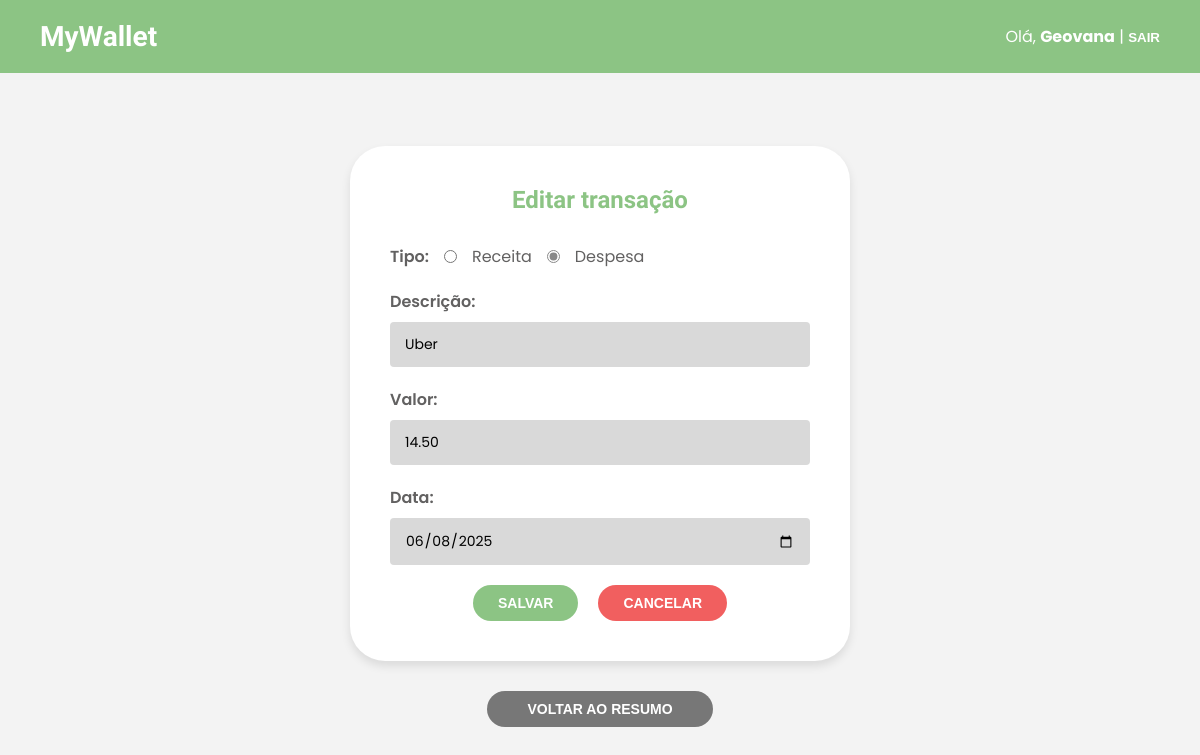
The page /editar-transacao?id=6 (signed in) on the database its author committed.
### tables this page shows
CREATE TABLE `tipo_transacao` (
  `id` int(11) NOT NULL,
  `tipo` varchar(80) NOT NULL
);

CREATE TABLE `transacoes` (
  `id` int(11) NOT NULL,
  `tipo` int(11) NOT NULL,
  `data` datetime NOT NULL,
  `descricao` varchar(120) NOT NULL,
  `valor` decimal(10,2) NOT NULL,
  `id_usuario` int(11) NOT NULL
);

### Controllers/myWalletController.php (called while the page is built, shortened)
<?php
    class myWalletController {
        private $db;
        public function __construct()
        {
            $this->db = Conexao::getInstancia();
        }
        public function alterarTransacao() {
            $tipoDAO = new Tipo_transacaoDAO($this->db);
            $dashboardDAO = new DashboardDAO($this->db);
            $ret = $tipoDAO->mostrarTipos();
            if($_SERVER["REQUEST_METHOD"] == "POST") {
                $usuario = new Usuarios($_SESSION['usuario']->id);
                $transacao = new Transacao($_POST["id"] ?? 0, $_POST["tipo"] ?? 0, $_POST["data"], $_POST["descricao"], $_POST["valor"] == '' ? 0 : $_POST["valor"], $usuario->getId());
                $valido = true;
                if(empty($transacao->id_tipo) || $transacao->id_tipo <= 0) {
                    $msg[0] = "Selecione o tipo da transação.";
                    $valido = false;
                } else {
                    $msg[0] = "";
                }
                if(empty($transacao->data)) {
                    $msg[1] = "Insira a data em que foi feita a transação.";
                    $valido = false;
                } else {
                    $msg[1] = "";
                }
                if(empty($transacao->descricao)) {
                    $msg[2] = "Insira a descrição.";
                    $valido = false;
                } else {
                    $msg[2] = "";
                }
                if(empty($transacao->valor) || $transacao->valor <= 0) {
                    $msg[3] = "Insira o valor da transação. Ele deve ser maior que R$ 0,00.";
                    $valido = false;
                } else {
                    $msg[3] = "";
                }
                if($valido) {
                    $dashboardDAO = new DashboardDAO($this->db);
                    $dashboardDAO->alterarTransacao($transacao);
                    header("Location: dashboard");
                }
            } else if($_SERVER["REQUEST_METHOD"] == "GET") {
                $formData = $dashboardDAO->buscarPorId($_GET["id"]);
                $formData->data = date("Y-m-d", strtotime($formData->data));
            }
            require_once "Views/edit_transacao.php";
        }
    }
?>

### index.php (called while the page is built, shortened)
<?php
	require_once "rotas.php";
	$uri = parse_url($_SERVER["REQUEST_URI"])["path"];
	$uri = substr($uri, strpos($uri,'/',1));
	$route->verificar_rota($_SERVER["REQUEST_METHOD"],$uri);
?>

### Conexao/conexao.php (called while the page is built, shortened)
<?php
   class Conexao
    {
        private static $conexao;
        public static function getInstancia()
        {
            if(empty(self::$conexao)){
                $parametros = 'mysql:host=localhost;dbname=myWallet;charset=utf8mb4';
                try
                {
                    self::$conexao = new PDO($parametros, 'root', '');
                }
                catch(PDOException $e)
                {
                    echo "Problema ao estabeler a conexão com o banco.";
                    die();
                }
            }
            return self::$conexao;
        }
    }
?>

### Models/DAO/tipo_transacaoDAO.php (called while the page is built, shortened)
<?php
    class Tipo_transacaoDAO {
        public function mostrarTipos() {
            $sql = "SELECT * FROM tipo_transacao";
            try {
                $stm = $this->db->prepare($sql);
                $stm->execute();
                return $stm->fetchAll(PDO::FETCH_OBJ);
            } catch (PDOException $e) {
                echo "Erro ao buscar tipos" . $e->getMessage();
            }
        }
    }
?>

### Models/DAO/dashboardDAO.php (called while the page is built, shortened)
<?php
    class DashboardDAO {
        public function buscarPorId(int $id) {
                $sql = "SELECT * FROM transacoes WHERE id = ?";
                try {
                    $stm = $this->db->prepare($sql);
                    $stm->bindValue(1, $id, PDO::PARAM_INT);
                    $stm->execute();
                    return $stm->fetch(PDO::FETCH_OBJ);
                } catch (PDOException $e) {
                    echo "Erro ao buscar usuário." . $e->getMessage();
                    $this->db = null;
                    die();
                }
        }
    }
?>

### Views/edit_transacao.php (the view, shortened to what this page needs)
<?php
  $nome = $_SESSION['usuario']->nome;
?>
<!DOCTYPE html>
<html lang="pt-br">
<head>
  <link rel="stylesheet" href="CSS/edit_transacao.css" />
</head>
<body>
  <header>
    <h1><a href="dashboard">MyWallet</a></h1>
    <span>Olá, <strong><?= htmlspecialchars($nome) ?></strong> | <button id="btn-sair">SAIR</button>
  </header>
  <main>
    <div class="form-box">
      <h2>Editar transação</h2>
      <form action="editar-transacao" method="post">
        <div class="form-inline">
          <label for="tipo">Tipo:</label>
          <?php
            foreach($ret as $dados) {
              $idRadio = 'tipo_' . $dados->id;
              $checked = (isset($formData->tipo) && $formData->tipo == $dados->id) ? 'checked' : '';
              echo "<input type='radio' name='tipo' id='{$idRadio}' value='{$dados->id}' $checked>
              <label for='tipo' class='radio-label'>{$dados->tipo}</label>
              ";
            }
          ?>
        </div>
        <div class="form-group">
          <label for="descricao">Descrição:</label>
          <input type="text" id="descricao" name="descricao" value="<?= htmlspecialchars($formData->descricao  ?? '') ?>" placeholder="Descrição da sua transação" />
        </div>
        <div class="form-group">
          <label for="valor">Valor:</label>
          <input type="text" id="valor" name="valor" value="<?= htmlspecialchars($formData->valor  ?? '') ?>" placeholder="R$" />
        </div>
        <div class="form-group">
          <label for="data">Data:</label>
          <input type="date" id="data" value="<?= htmlspecialchars($formData->data  ?? '') ?>" name="data" />
        </div>
        <div class="actions">
          <button class="save" type="submit">SALVAR</button>
          <button class="cancel" type="button"><a href="dashboard">CANCELAR</a></button>
        </div>
      </form>
    </div>
    <div class="back">
      <button type="button"><a href="dashboard">VOLTAR AO RESUMO</a></button>
    </div>
  </main>
</body>
</html>

### CSS/edit_transacao.css (style rules this page uses)
* { margin: 0; padding: 0; box-sizing: border-box; text-decoration: none; }
body { font-family: 'Poppins', sans-serif; background-color: #f3f3f3; color: #333; min-height: 100vh; display: flex; flex-direction: column; }
header { background-color: #8CC484; display: flex; justify-content: space-between; align-items: center; padding: 20px 40px; color: white; }
header h1 { font-family: 'Poltawski Nowy', serif; font-size: 28px; }
header span { font-size: 16px; }
header strong { font-weight: 700; }
main { flex: 1; display: flex; justify-content: center; align-items: center; padding: 40px 20px; flex-direction: column; }
.form-box { background-color: white; padding: 40px; border-radius: 35px; box-shadow: 0 5px 10px rgba(0,0,0,0.1); width: 100%; max-width: 500px; margin-bottom: 30px; }
.form-box h2 { font-family: 'Poltawski Nowy', serif; font-size: 24px; color: #8CC484; text-align: center; margin-bottom: 30px; }
.form-group { margin-bottom: 20px; }
.form-inline { display: flex; align-items: center; gap: 15px; margin-bottom: 20px; }
.form-inline label { margin: 0; color: #626161; }
.radio-label { font-weight: 400; color: #626161; }
input[type="radio"] { accent-color: #888; }
label { font-weight: 600; margin-bottom: 8px; display: block; color: #626161; }
input[type="text"], input[type="number"], input[type="date"] { width: 100%; padding: 12px 15px; background-color: #d9d9d9; border: none; border-radius: 4px; font-size: 14px; font-family: 'Poppins', sans-serif; }
::placeholder { font-family: 'Poppins', sans-serif; }
.actions { display: flex; justify-content: center; gap: 20px; margin-top: 10px; }
.actions button { padding: 10px 25px; border: none; border-radius: 20px; font-weight: 600; color: white; font-size: 14px; cursor: pointer; transition: background-color 0.3s ease; }
.actions .save { background-color: #8CC484; }
.actions .cancel { background-color: #f15f5f; }
.back button { background-color: #777; color: white; padding: 10px 40px; border: none; border-radius: 25px; font-weight: 600; font-size: 14px; cursor: pointer; transition: background-color 0.3s ease; }
a { color: inherit; }
#btn-sair { background: none; border: none; color: white; cursor: pointer; font-weight: 600; }

### rows shown on the page
tipo_transacao: tipo "Receita"
tipo_transacao: tipo "Despesa"
transacoes: descricao "Uber", valor "14.50", data "06/08/2025"

### other values the page prints
$nome "Geovana"
